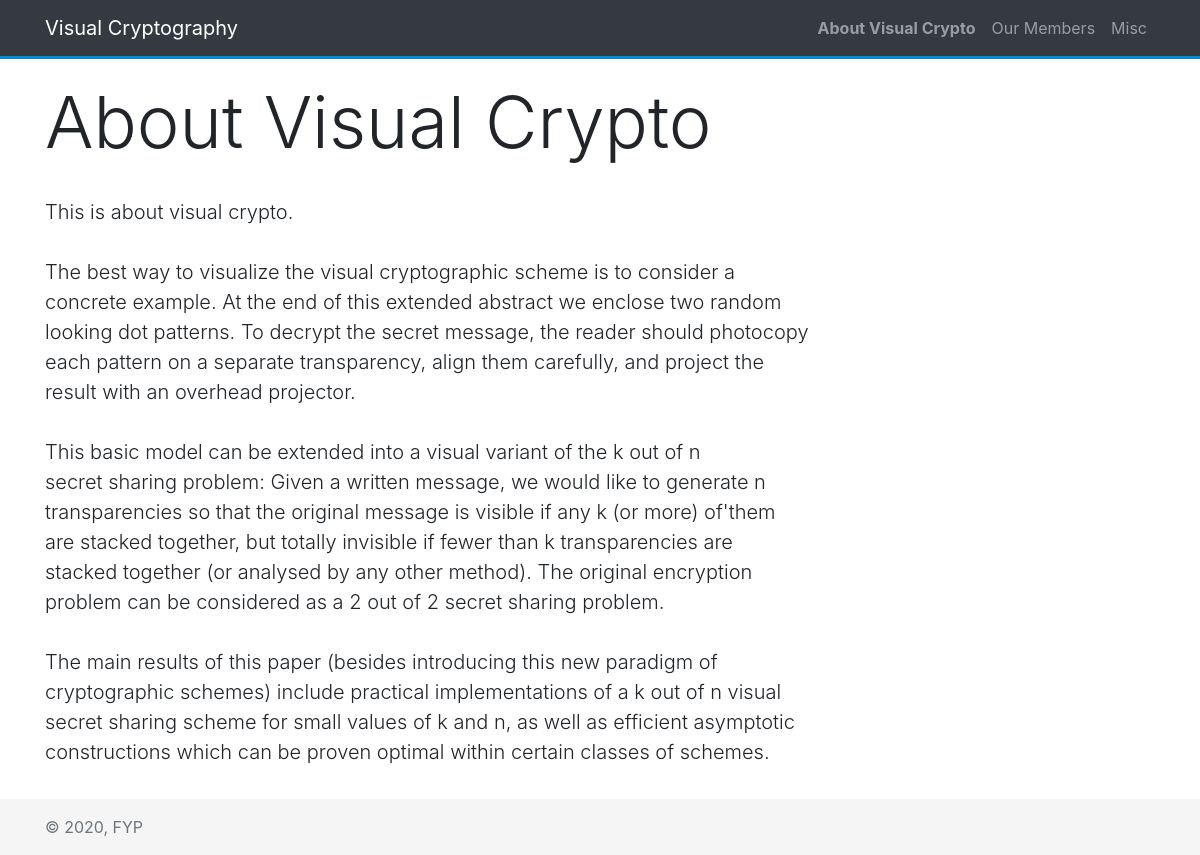
Page /index.php?subject=1 on the committed database.
### tables this page shows
CREATE TABLE IF NOT EXISTS `subjects` (
  `id` int(11) NOT NULL AUTO_INCREMENT,
  `menu_name` varchar(30) NOT NULL,
  `position` int(3) NOT NULL,
  `visible` tinyint(1) NOT NULL,
  `content` text,
  PRIMARY KEY (`id`)
);

### index.php (the view, shortened to what this page needs)
<?php require_once("includes/db_connections.php") ?>
<?php require_once("includes/functions.php") ?>
<?php include("includes/layouts/header.php") ?>
<?php
findSelectedPage();
 ?>
<header>
  <nav class="navbar navbar-expand-sm bg-dark navbar-dark">
    <div class="container">
      <a href="index.php" class="navbar-brand">Visual Cryptography</a>
      <div class="collapse navbar-collapse" id="navbarCollapse">
      <ul class="navbar-nav ml-auto">
      <?php echo public_navigation($currentSubject); ?>
      </div>
    </div>
  </nav>
</header>
<main role="main">
  <div class="container">
  <?php if($currentSubject) { ?>
          <h1 class="display-3"><?php echo htmlentities($currentSubject["menu_name"]); ?></h1>
          <br/>
          <p class="lead"><?php echo nl2br(htmlentities($currentSubject["content"])); ?></p>
          <p><br/><br/><br/></p>
  <?php } else { ?>
          <h1 class="display-4"><?php echo "Welcome"; ?></h1>
          <p class="lead"><?php echo "A website by group SSB18/4B"; ?></p>
  <?php } ?>
  </div>
</main>
<?php include("includes/layouts/footer.php") ?>

### includes/layouts/header.php (shortened to what this page needs)
<!DOCTYPE html>
<html lang="en" class="h-100">
  <head>
    <link href="stylesheets/public.css" rel="stylesheet" media="all" type="text/css" />
    <link rel="stylesheet" href="https://stackpath.bootstrapcdn.com/bootstrap/4.2.1/css/bootstrap.min.css">
    <link rel="stylesheet" href="https://use.fontawesome.com/releases/v5.6.3/css/all.css">
  </head>
  <body>

### includes/functions.php (shortened to what this page needs)
<?php
function findSubjectById($subject_id) {
  global $connection;
  $safe_subject_id = mysqli_real_escape_string($connection,$subject_id);
  $query = "SELECT * FROM subjects";
  $query .= " WHERE id = {$safe_subject_id}";
  $query .= " LIMIT 1";
  $query .= ";";
  $subject_set = mysqli_query($connection, $query);
      if ($subject = mysqli_fetch_assoc($subject_set)) {
          return $subject;
      } else {
          return null;
      }
}
function findSelectedPage() {
  if(isset($_GET["subject"])) {
      $currentSubject = findSubjectById($_GET["subject"]);
  }
   else {
      $currentSubject = null;
  }
}
function findAllVisibleSubjects() {
  global $connection;
  $query = "SELECT * FROM subjects";
  $query .= " WHERE visible = 1";
  $query .= " ORDER BY position ASC;";
  $subject_set = mysqli_query($connection, $query);
  return $subject_set;
}
function public_navigation($subject_array)
{
    $subject_set = findAllVisibleSubjects();
    $output = "";
    while ($subject = mysqli_fetch_assoc($subject_set)) {
      $output .= "<li class=\"nav-item";
        if ($subject_array && $subject["id"] == $subject_array["id"]) {
            $output .= " selected";
        }
            $output .= "\">";
            $output .= "<a href=\"index.php?subject=";
            $output .= urlencode($subject["id"]);
            $output .= "\"";
            $output .= " class=\"nav-link\">";
            $output .= htmlentities($subject["menu_name"]);
            $output .= "</a>";
            $output .= "</li>";
        }
        $output .= "</ul>";
        return $output;
    }
 ?>

### includes/layouts/footer.php (shortened to what this page needs)
<footer class="footer mt-auto py-3 fixed-bottom">
  <div class="container">
    <span class="text-muted">&copy; <?php echo date("Y"); ?>, FYP</span>
  </div>
</footer>
</body>
</html>

### stylesheets/public.css (style rules this page uses)
body { background: #333; color: #fff; }
.navbar { border-bottom: #008ed6 3px solid; }
.selected { font-weight: bold; }
main > .container { padding: 20px 15px 0; }
.footer { background-color: #f5f5f5; }
.footer > .container { padding-right: 15px; padding-left: 15px; }

### rows in the picture
subjects: value "About Visual Crypto", menu_name "About Visual Crypto", content "This is about visual crypto. The best way to visualize the visual cryptographic scheme is to consider a concrete example. At the end of this extended abstract we enclose two random looking dot patterns. To decrypt the secret message, the reader should photocopy each pattern on a separate transparency, align them carefully, and project the result with an overhead projector. This basic model can be extended into a visual variant of the k out of n secret sharing problem: Given a written message, we would like to generate n transparencies so that the original message is visible if any k (or more) of'them are stacked together, but totally invisible if fewer than k transparencies are stacked…"
subjects: value "Our Members"
subjects: value "Misc"
